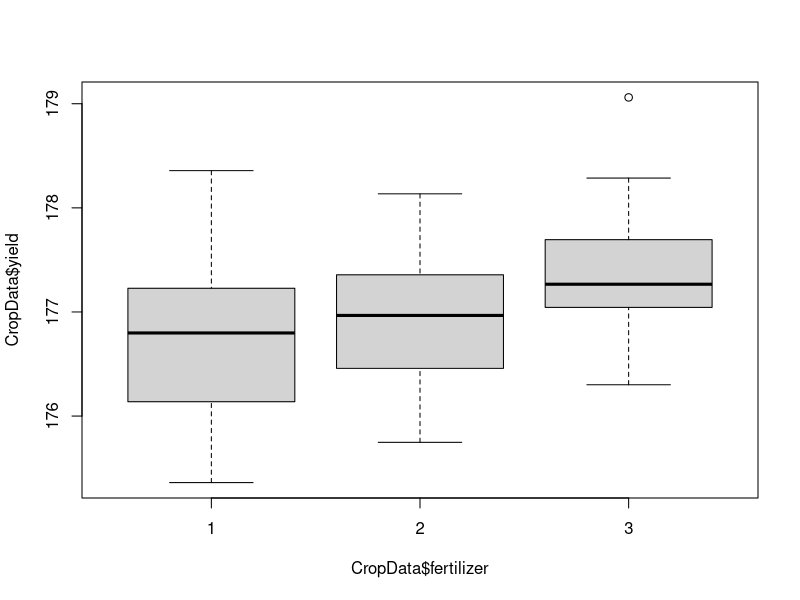

Generate this figure with R:
#Obtaining Data
CropData <-read.table("cropData.txt",header =TRUE,sep="\t", fill = TRUE)
head(CropData, 10)

boxplot(CropData$yield ~ CropData$fertilizer)

#Fitting the oneway model
one.way <- aov(yield ~ factor(fertilizer), data = CropData)
summary(one.way)

#Table of fertilizer data
table(CropData$fertilizer)

#Tukey HSD test to see which groups as statistically significantly different. 
TukeyHSD(one.way, conf.level=.95)

